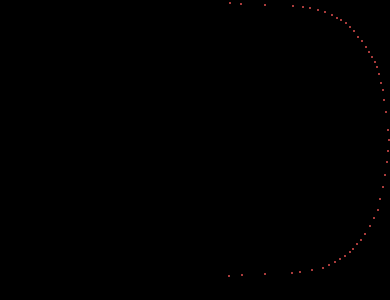
#> input picture red-dot.png, 390 x 300 px
$ python red_dots.py
#> lines starting #> are read from the running program, lines starting #| are printed output that depends on the picture; after the words box and inside, x2 and y2 are one past the last pixel; in counts of white or black regions, pixels touching at a corner belong together
import cv2
import numpy as np

# Load the red dot image
image_path_dots = "red-dot.png"
image_dots = cv2.imread(image_path_dots)
#> image_dots is the input picture: shape (300, 390, 3); mean B, G, R 0.1, 0.1, 0.3

# Convert to HSV to isolate red dots
hsv_dots = cv2.cvtColor(image_dots, cv2.COLOR_BGR2HSV)
#> hsv_dots: shape (300, 390, 3); mean H, S, V 0, 0.3, 0.3

# Red color ranges in HSV
lower_red1 = np.array([0, 100, 100])
upper_red1 = np.array([10, 255, 255])
lower_red2 = np.array([160, 100, 100])
upper_red2 = np.array([180, 255, 255])

# Create masks for red
mask1 = cv2.inRange(hsv_dots, lower_red1, upper_red1)
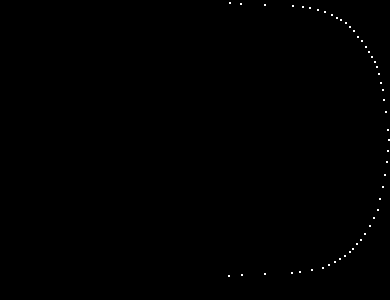
#> mask1: shape (300, 390); 0.18% white in thin lines or dots, all inside (x1, y1, x2, y2) = (228, 2, 390, 277)
mask2 = cv2.inRange(hsv_dots, lower_red2, upper_red2)
#> mask2: shape (300, 390); every value is 0
mask = cv2.bitwise_or(mask1, mask2)

# Find contours
contours, _ = cv2.findContours(mask, cv2.RETR_EXTERNAL, cv2.CHAIN_APPROX_SIMPLE)
#> contours = 52 contours, all with area under 20

# Get centers of red dots
centers_dots = []
for cnt in contours:
    M = cv2.moments(cnt)
    if M["m00"] != 0:
        cx = int(M["m10"] / M["m00"])
        cy = int(M["m01"] / M["m00"])
        centers_dots.append([cx, cy])
#> this loop made 52 passes
#> (cnt, cx, cy) on passes 1 to 11: ([[228, 275], [228, 276], [229, 276], [229, 275]], 228, 275), ([[241, 274], [241, 275], [242, 275], [242, 274]], 241, 274), ([[264, 273], [264, 274], [265, 274], [265, 273]], 264, 273), ([[291, 272], [291, 273], [292, 273], [292, 272]], 291, 272), ([[299, 271], [299, 272], [300, 272], [300, 271]], 299, 271), ([[311, 269], [311, 270], [312, 270], [312, 269]], 311, 269), ([[322, 267], [322, 268], [323, 268], [323, 267]], 322, 267), ([[328, 264], [328, 265], [329, 265], [329, 264]], 328, 264), ([[334, 261], [334, 262], [335, 262], [335, 261]], 334, 261), ([[339, 258], [339, 259], [340, 259], [340, 258]], 339, 258), ([[344, 255], [344, 256], [345, 256], [345, 255]], 344, 255)
#> after the loop, centers_dots = 52 pairs, first value 228 to 388, second value 2 to 275

# Sort by y then x for a consistent order
# reverse the order
centers_sorted_dots = sorted(centers_dots, key=lambda c: (c[1]))
#> centers_sorted_dots has the same summary as centers_dots
centers_sorted_dots

print(centers_sorted_dots)
#> (printed output is left out)
